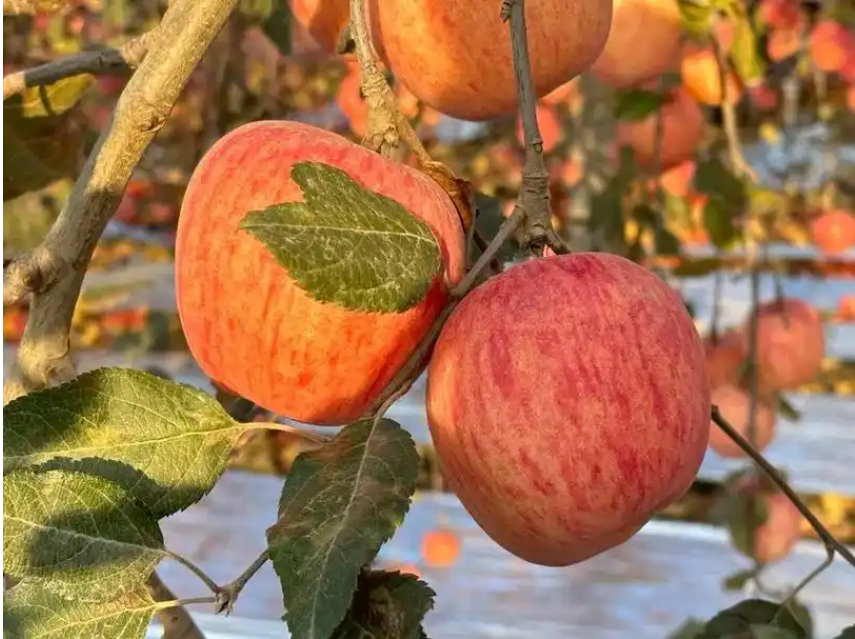
#> input picture code/data/img/apple/apple.png, 855 x 639 px
$ python '3、非深度学习的计数思路.py'
#> lines starting #> are read from the running program, lines starting #| are printed output that depends on the picture; after the words box and inside, x2 and y2 are one past the last pixel; in counts of white or black regions, pixels touching at a corner belong together
import cv2
import numpy as np

# 读取图像
image = cv2.imread('../../data/img/apple/apple.png')
#> image is the input picture: shape (639, 855, 3); mean B, G, R 75.5, 112.9, 160.2

# 将图像转换为灰度图
gray_image = cv2.cvtColor(image, cv2.COLOR_BGR2GRAY)
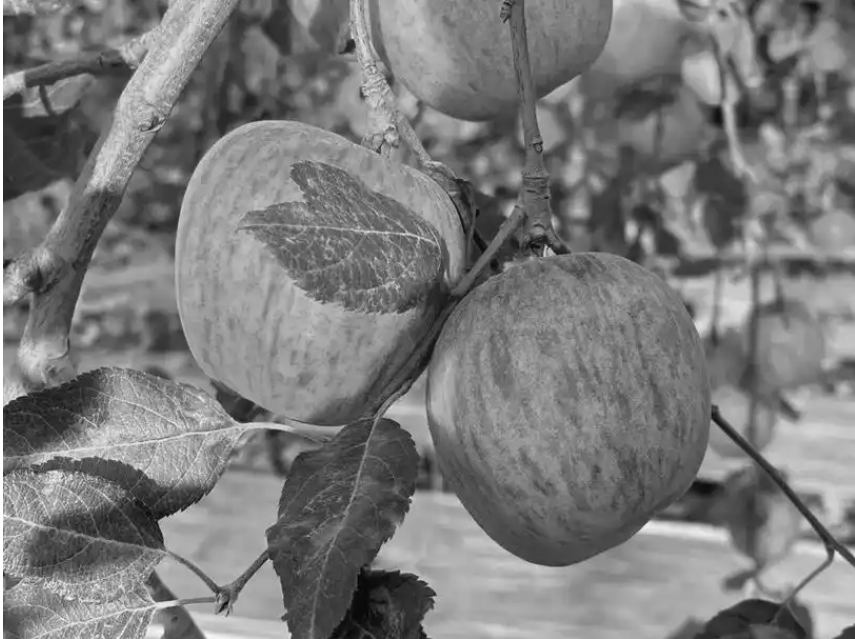
#> gray_image: shape (639, 855); min 4, max 255, mean 122.8
# cv2.imshow('gray_image', gray_image)
# cv2.waitKey(0)
# cv2.destroyAllWindows()

# 使用阈值分割生成二值化图像
_, binary_image = cv2.threshold(gray_image, 150, 255, cv2.THRESH_BINARY)
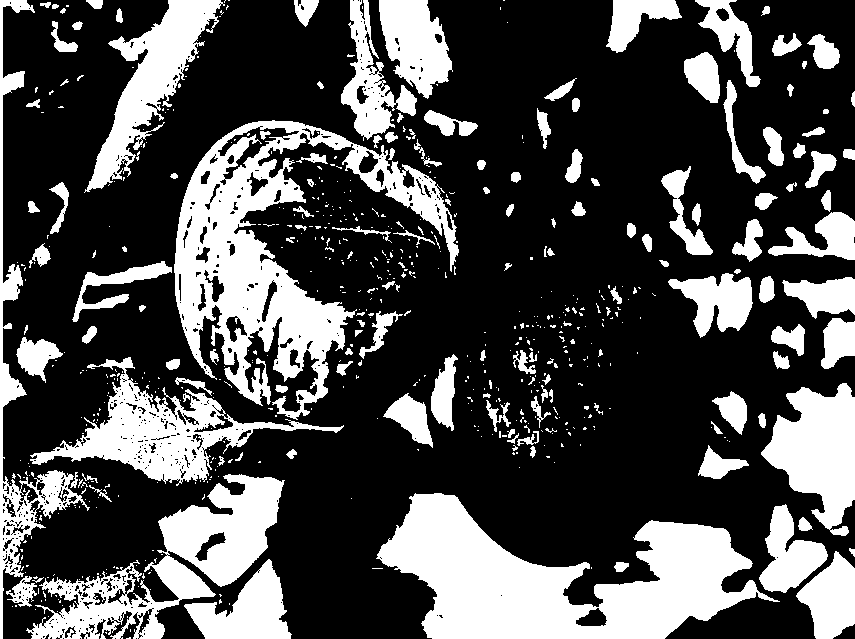
#> binary_image: shape (639, 855); 30% white; 635 white regions (487 under 20 px), largest, box (x1, y1, x2, y2) and area: (376, 493, 780, 639) 29664, (174, 120, 459, 420) 27205, (26, 474, 285, 639) 14222
# cv2.imshow('binary_image', binary_image)
# cv2.waitKey(0)
# cv2.destroyAllWindows()

# 连通区域分析
_, labels, stats, centroids = cv2.connectedComponentsWithStats(binary_image)
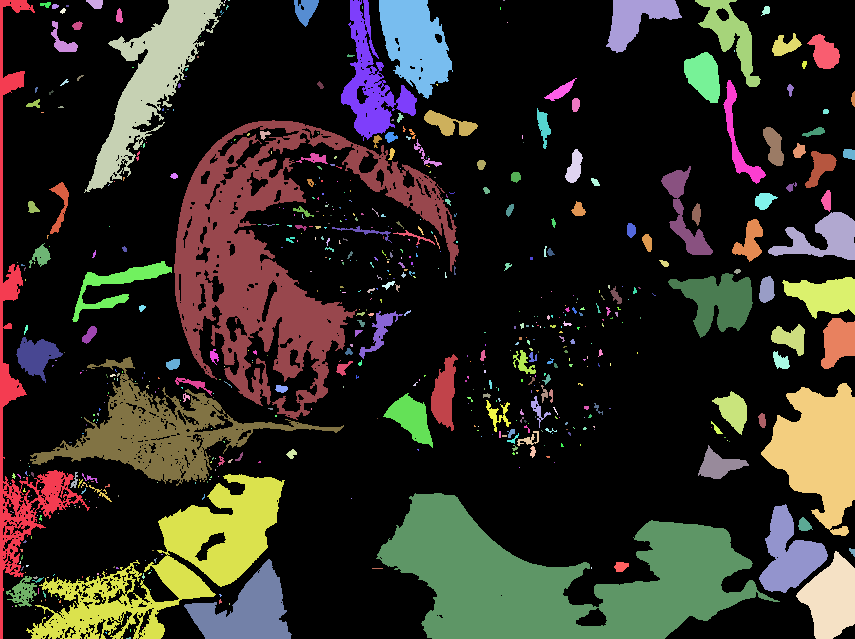
#> labels: shape (639, 855) int32; 636 distinct labels, from 0 to 635; one colour per label, 0 black
#> stats = 636 rows, first 6: [3, 0, 852, 639, 382585], [0, 0, 90, 639, 6419], [86, 0, 17, 9, 113], [84, 0, 141, 193, 8452], [224, 0, 2, 3, 3], [228, 0, 2, 1, 2]; centroids = 636 pairs, first value 10 to 852.9, second value 0 to 637.7

# 统计苹果数量
apple_count = len(labels) - 1  # 减去背景标签
#> apple_count = 638

# 输出结果
print(f"苹果数量：{apple_count}")
#| 苹果数量：638

# 可视化结果（可选）
for i in range(1, len(stats)):
    x, y, w, h, area = stats[i]
#> this loop made 635 passes
